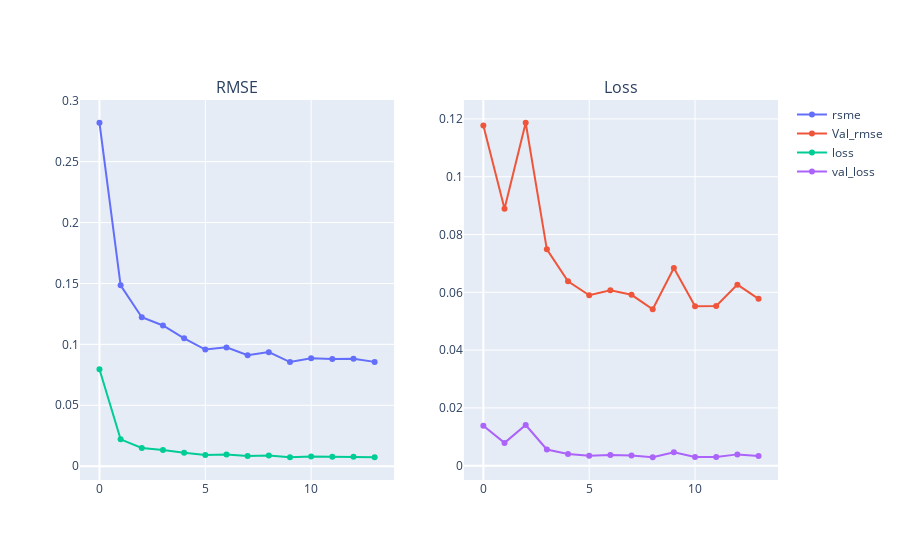

Notebook source saved alongside this figure:
### Markdown cell above
train the model with epoch 40 the loss from RMSE is 0.44  to 0.08 which when times by 100 is 44% and down to 8% as you can see the model is always improving

### Code cell
fig = make_subplots(rows=1, cols=2, subplot_titles=("RMSE","Loss"))

fig.add_trace(go.Scatter(x=history.epoch, y=history.history['root_mean_squared_error'],name='rsme'), row= 1, col= 1)
fig.add_trace(go.Scatter(x=history.epoch, y=history.history['val_root_mean_squared_error'], name='Val_rmse'), row=1, col= 2)

fig.add_trace(go.Scatter(x=history.epoch, y=history.history['loss'], name='loss'), row=1, col=1 )
fig.add_trace(go.Scatter(x=history.epoch, y=history.history['val_loss'], name='val_loss'), row=1, col=2)

fig.update_layout(
    
)

fig.show()

### Figure 1 — Plotly figure (JSON) as saved in the notebook; plotly's stock layout.template omitted (floating-point values rounded to 4 significant figures)
{"data": [{"name": "rsme", "type": "scatter", "x": [0, 1, 2, 3, 4, 5, 6, 7, 8, 9, 10, 11, 12, 13], "xaxis": "x", "y": [0.2819, 0.1484, 0.1222, 0.1155, 0.1049, 0.09575, 0.09751, 0.09105, 0.09361, 0.08544, 0.08856, 0.08792, 0.08826, 0.0856], "yaxis": "y"}, {"name": "Val_rmse", "type": "scatter", "x": [0, 1, 2, 3, 4, 5, 6, 7, 8, 9, 10, 11, 12, 13], "xaxis": "x2", "y": [0.1177, 0.08891, 0.1187, 0.07488, 0.06385, 0.05898, 0.06074, 0.05914, 0.05415, 0.0684, 0.05515, 0.05525, 0.06265, 0.05776], "yaxis": "y2"}, {"name": "loss", "type": "scatter", "x": [0, 1, 2, 3, 4, 5, 6, 7, 8, 9, 10, 11, 12, 13], "xaxis": "x", "y": [0.07948, 0.02203, 0.01494, 0.01333, 0.01101, 0.009168, 0.009508, 0.00829, 0.008763, 0.0073, 0.007842, 0.007729, 0.007789, 0.007327], "yaxis": "y"}, {"name": "val_loss", "type": "scatter", "x": [0, 1, 2, 3, 4, 5, 6, 7, 8, 9, 10, 11, 12, 13], "xaxis": "x2", "y": [0.01386, 0.007906, 0.01408, 0.005608, 0.004076, 0.003479, 0.00369, 0.003498, 0.002932, 0.004678, 0.003042, 0.003052, 0.003925, 0.003336], "yaxis": "y2"}], "layout": {"annotations": [{"font": {"size": 16}, "showarrow": false, "text": "RMSE", "x": 0.225, "xanchor": "center", "xref": "paper", "y": 1, "yanchor": "bottom", "yref": "paper"}, {"font": {"size": 16}, "showarrow": false, "text": "Loss", "x": 0.775, "xanchor": "center", "xref": "paper", "y": 1, "yanchor": "bottom", "yref": "paper"}], "xaxis": {"anchor": "y", "domain": [0, 0.45]}, "xaxis2": {"anchor": "y2", "domain": [0.55, 1]}, "yaxis": {"anchor": "x", "domain": [0, 1]}, "yaxis2": {"anchor": "x2", "domain": [0, 1]}}}
